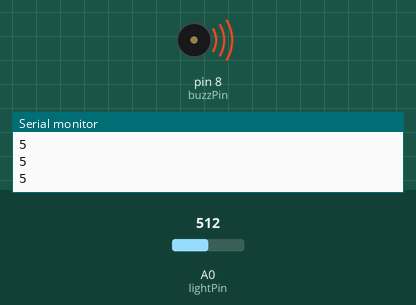
Simulated run of this sketch. Board: Arduino Uno, built with avr-gcc and run on an emulated ATmega328P. Parts: buzzer (waves = sounding), the last lines printed to the serial monitor. The test bench sets the inputs (shaded band); at power-on: A0 (lightPin) = 512.

Above: at 1.2 s.
1.3 s: A0 (lightPin) set to 103
2.8 s: A0 (lightPin) set to 89
At 3.6 s:
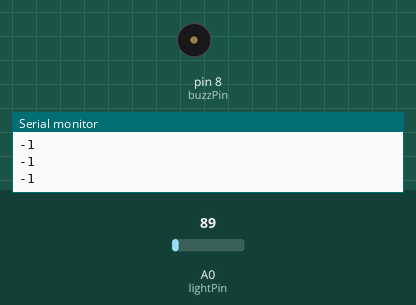
4.6 s: A0 (lightPin) set to 122
At 5.8 s:
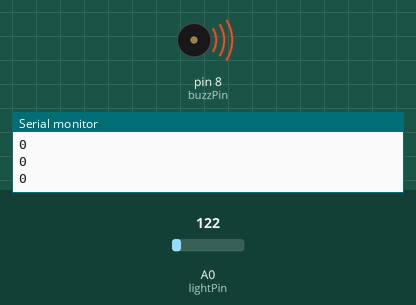
6.1 s: A0 (lightPin) set to 0
At 7.4 s:
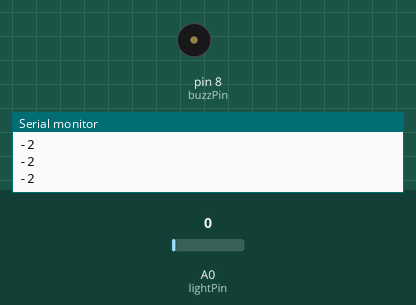
Timing chart, 0 to 8.9 s (numbered marks = the images above; inputs shaded):
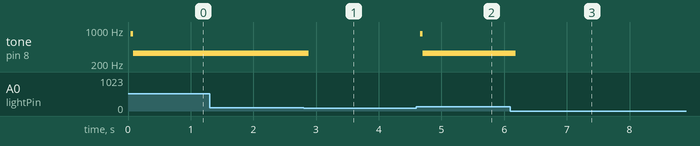

Measured:
- the behaviour switches between 98 and 97 on A0 (lightPin) (found by bisection; images 0 and 1)
- after the input at 2.8 s, tone on pin 8 (buzzPin): 334 Hz → silent after 0.08 s
- after the input at 4.6 s, tone on pin 8 (buzzPin): silent → 829 Hz after 0.06 s, → 334 Hz 0.04 s later
- after the input at 6.1 s, tone on pin 8 (buzzPin): 334 Hz → silent after 0.08 s

The sketch:

photoresistor_with_passiveBuzzer.ino
```cpp
int lightPin = A0;
int buzzPin = 8;
int lightVal;
int delayTime;

void setup() {
  // put your setup code here, to run once:
  Serial.begin(9600);
  pinMode(lightPin,INPUT);
  pinMode(buzzPin,OUTPUT);
}

void loop() {
  // put your main code here, to run repeatedly:
  lightVal = analogRead(lightPin);
  delayTime = (9./550.)*lightVal-(9.*200./500.)+1.;
  Serial.println(delayTime);
  digitalWrite(buzzPin, HIGH);
  delayMicroseconds(delayTime);
  digitalWrite(buzzPin, LOW);
  delayMicroseconds(delayTime);

}
```
